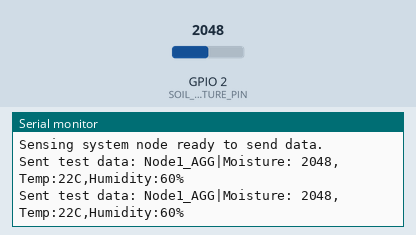
Bench run of a sketch on a simulated ESP32. On the bench: the last lines printed to the serial monitor. The inputs (shaded band) are chosen by the test bench; at power-on: GPIO 2 (SOIL_MOISTURE_PIN) = 2048. Nothing arrives over Bluetooth unless stated; a phone connects over Bluetooth LE 3 s after start.

Above: at 5.8 s.
5.9 s: GPIO 2 (SOIL_MOISTURE_PIN) set to 2866
At 10.9 s:
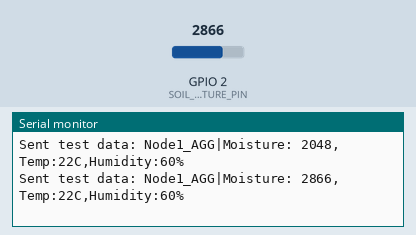
11.9 s: GPIO 2 (SOIL_MOISTURE_PIN) set to 3603
At 15.9 s:
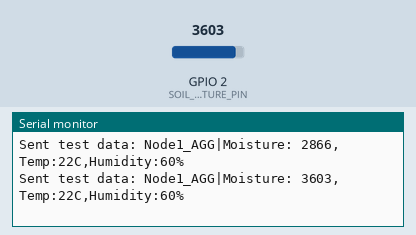
Timing chart, 0 to 17.4 s (numbered marks = the images above; inputs shaded):
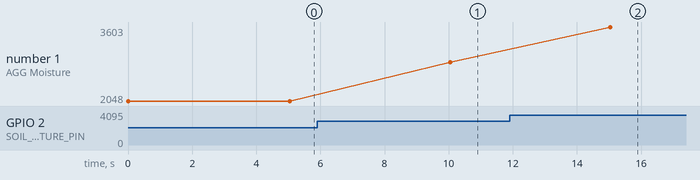

The sketch:

sensing_system2.ino
```cpp
#include <BLEDevice.h>
#include <BLEServer.h>
#include <BLEUtils.h>

// BLE UUIDs
// #define SERVICE_UUID "abcdef12-3456-7890-abcd-ef1234567890"
// #define CHARACTERISTIC_UUID "09876543-21fe-dcba-4321-abcdef098765"
#define SERVICE_UUID "12345678-1234-1234-1234-1234567890ab"
#define CHARACTERISTIC_UUID "87654321-4321-4321-4321-abcdef987654"

// #define SOIL_MOISTURE_PIN 1
#define SOIL_MOISTURE_PIN 2
// #define SOIL_MOISTURE_PIN 3

// Define the ID of this node and the target irrigation system
#define NODE_ID "Node1_AGG"
#define TARGET_ID "IrrigationSystem"
// #define NODE_ID "Node1_2"
// #define TARGET_ID "Node1_1"

// BLE Variables
BLECharacteristic *pCharacteristic;

// Function to send test data
void sendTestData(int moistureFake) {
  // String testData = NODE_ID + String("|Moisture:2500");
  // String ownData = NODE_ID + String("|Moisture:2700,Temp:22C,Humidity:60%");
  // testData += '\0';
  // pCharacteristic->setValue((unsigned char *) testData.c_str(), testData.length());
  // Serial.println(ownData.length());

  int moisture = analogRead(SOIL_MOISTURE_PIN);
  // int moisture = moisture;
  // float temperature = dht.readTemperature();
  // float humidity = dht.readHumidity();
  String testData = NODE_ID + String("|Moisture: "+ String(moisture)+",Temp:22C,Humidity:60%");
  pCharacteristic->setValue(testData);
  pCharacteristic->notify();
  Serial.println("Sent test data: " + testData);
}

void setup() {
  // Serial.begin(19200);
  Serial.begin(9600);

  // Initialize BLE
  BLEDevice::init(NODE_ID);
  BLEServer *pServer = BLEDevice::createServer();
  BLEService *pService = pServer->createService(SERVICE_UUID);

  // Create BLE characteristic for sending data
  pCharacteristic = pService->createCharacteristic(
    CHARACTERISTIC_UUID,
    BLECharacteristic::PROPERTY_NOTIFY);

  // Start BLE service
  pService->start();

  // Advertise this node
  BLEAdvertising *pAdvertising = BLEDevice::getAdvertising();
  pAdvertising->addServiceUUID(SERVICE_UUID);
  pAdvertising->start();

  Serial.println("Sensing system node ready to send data.");
}

void loop() {
  // Send test data every 5 seconds
  sendTestData(1900);
  delay(5000);
  sendTestData(3000);
  delay(5000);
}
```

Measured:
- after the input at 5.9 s, the serial monitor: prints a new line after 4.1 s (image 1)
- after the input at 11.9 s, the serial monitor: prints a new line after 3.1 s (image 2)
- plotted number 1: 2048 → 2866 after the input at 5.9 s, 2866 → 3603 after the input at 11.9 s
